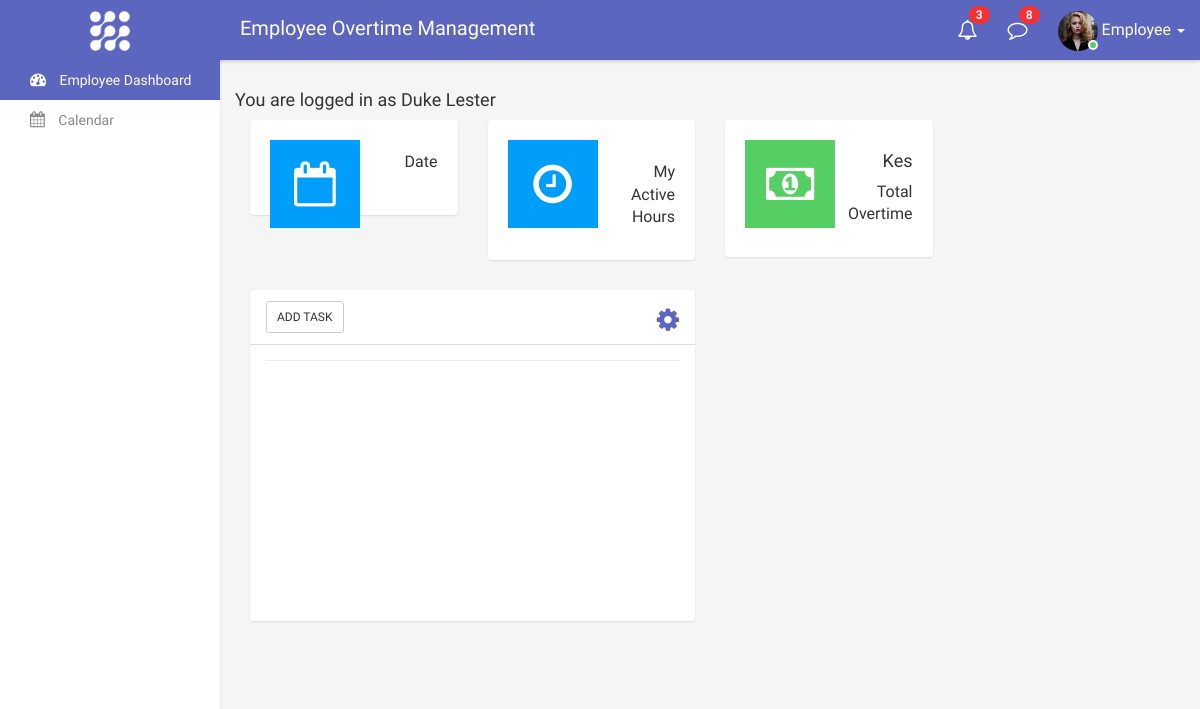
/ (signed in), run on an earlier commit of the app's database.
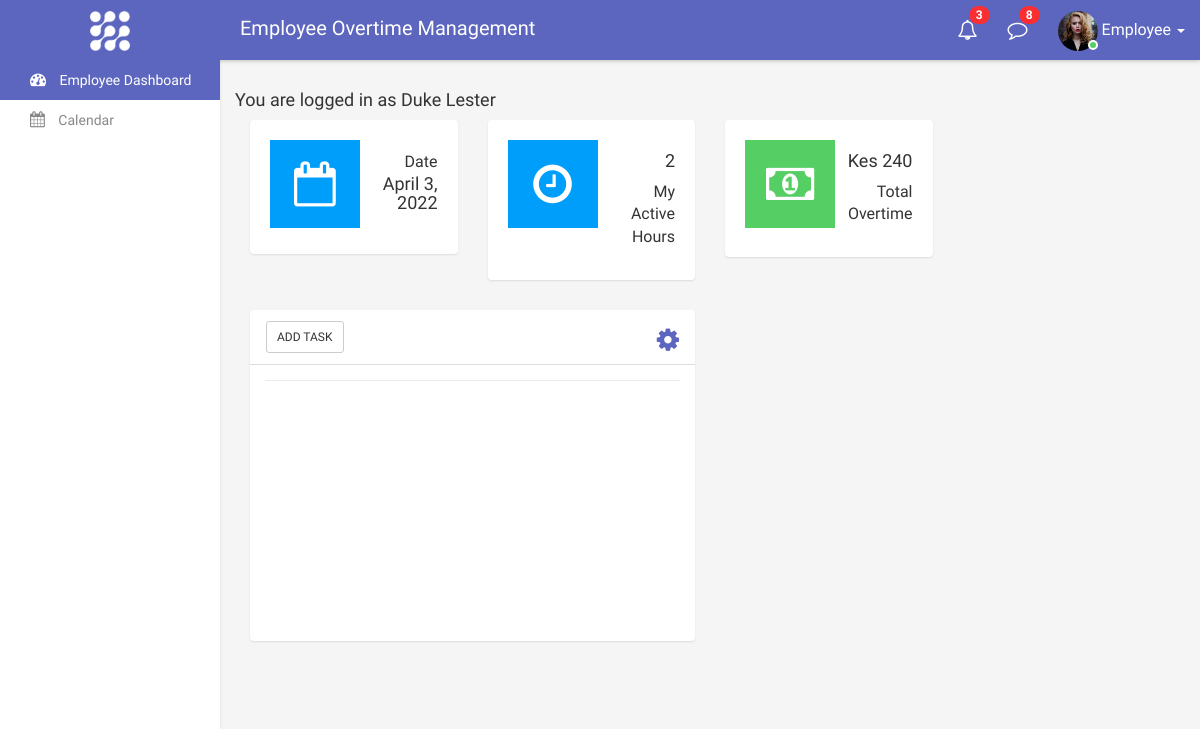
And on a later commit of the database.
### overtime/models.py (models this page shows, shortened)
class Overtime(models.Model):
    my_employee = models.ForeignKey(Employee, on_delete=models.CASCADE)
    overtime_date = models.DateField()
    overtime_hours = models.IntegerField()
    description = models.TextField()
    overtime_type = models.CharField(max_length=200)
    overtime_pay = models.DecimalField(max_digits=10, decimal_places=0)
    total = models.DecimalField(max_digits=10, decimal_places=0, blank=True, null=True)
    approved_by = models.ForeignKey(User, on_delete=models.PROTECT)
    created_at = models.DateTimeField(auto_now_add=True)
    class Meta:
        verbose_name = "Over Time"
        verbose_name_plural = "Over Time"

### overtime/views.py (the view, shortened to what this page needs)
# urls.py: path("",homepageView, name="homepage"),
@login_required(login_url='login')
def homepageView(request):
    context = {}
    if not request.user.is_authenticated:
        messages.add_message(
        request, messages.SUCCESS, "Welcome Guest User!")
        return render(request, 'index.html')
    else:
        try:
            context = {}
            emp = Employee.objects.get(employee=request.user)
            print(emp, 'meeeeeeeeeeeeeeeeeee')
            context['first_name'] =emp.first_name
            context['last_name'] =emp.last_name
            my_overtime_hours =  Overtime.objects.get(my_employee=emp)
            context['my_overtime_hours'] = my_overtime_hours.overtime_hours
            my_total_overtime =  Overtime.objects.get(my_employee=emp)
            context['my_total_overtime'] = my_total_overtime.total
            my_day =  Overtime.objects.get(my_employee=emp)
            context['my_day'] = my_day.overtime_date
            approved_by = Overtime.objects.get(my_employee=emp)
            context['approved_by'] = my_day.approved_by
            return render(request, 'index.html', context)
        except:
            return render(request, 'index.html', context)

### overtime/models.py (called while the page is built)
    def __str__(self):
        return self.first_name + " " + self.last_name

### templates/index.html (shortened to what the changed rows need)
{% extends "base.html" %}
{% block content %}
{% load static %}
<body>
        <div class="page-wrapper">
            <div class="content container-fluid">
                <div class="row">
                    {% if request.user.is_hr %}
                    <div class="col-md-6 col-sm-6 col-lg-3">
                        <div class="dash-widget dash-widget5">
                            <span class="dash-widget-icon bg-info"><i class="fa fa-user-o" aria-hidden="true"></i></span>
                            <div class="dash-widget-info">
                                <h4>{{employees}}</h4>
                                <span>Employees</span>
                            </div>
                        </div>
                    </div>
                    <div class="col-md-6 col-sm-6 col-lg-3">
                        <div class="dash-widget dash-widget5">
                            <span class="dash-widget-icon bg-success"><i class="fa fa-money" aria-hidden="true"></i></span>
                            <div class="dash-widget-info">
                                <h4>Kes {{total_overtime}}</h4>
                                <span>Total Overtime</span>
                            </div>
                        </div>
                    </div>
                    <div class="col-md-6 col-sm-6 col-lg-3">
                        <div class="dash-widget dash-widget5">
                            <span class="dash-widget-icon bg-info"><i class="fa fa-clock-o" aria-hidden="true"></i></span>
                            <div class="dash-widget-info">
                                <h4>{{overtime_hours}}</h4>
                                <span>Total Hours</span>
                            </div>
                        </div>
                    </div>
                    {% else %}
                    <h4>You are logged in as {{first_name | title}} {{last_name | title}} </h4>
                    <div class="col-md-6 col-sm-6 col-lg-3">
                        <div class="dash-widget dash-widget5">
                            <span class="dash-widget-icon bg-info"><i class="fa fa-calendar-o" aria-hidden="true"></i></span>
                            <div class="dash-widget-info">
                                <span>Date</span>
                                <h4>{{my_day}}</h4>
                            </div>
                        </div>
                    </div>
                    <div class="col-md-6 col-sm-6 col-lg-3">
                        <div class="dash-widget dash-widget5">
                            <span class="dash-widget-icon bg-info"><i class="fa fa-clock-o" aria-hidden="true"></i></span>
                            <div class="dash-widget-info">
                                <h4>{{my_overtime_hours}}</h4>
                                <span>My Active Hours</span>
                            </div>
                        </div>
                    </div>
                    <div class="col-md-6 col-sm-6 col-lg-3">
                        <div class="dash-widget dash-widget5">
                            <span class="dash-widget-icon bg-success"><i class="fa fa-money" aria-hidden="true"></i></span>
                            <div class="dash-widget-info">
                                <h4>Kes {{my_total_overtime}}</h4>
                                <span>Total Overtime</span>
                            </div>
                        </div>
                    </div>
                    {% endif %}
                </div>
    {% endblock %}

What changed in the data, as far as the page shows it:
added Overtime: overtime_date "April 3, 2022", total "240"
Also different on the page:
{{ my_overtime_hours }}: (not shown) → "2"
